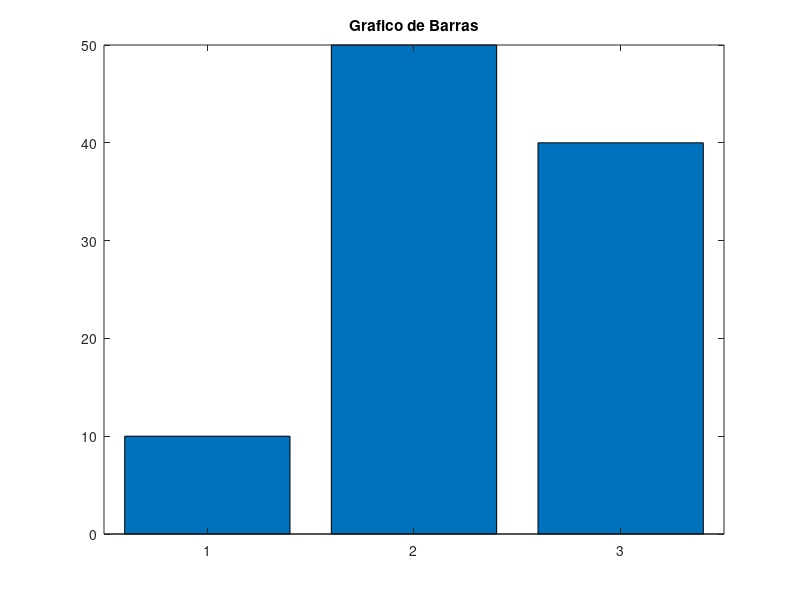

Write the MATLAB code that produced this figure.
clc;
clear all;
close all;


%% Logica Switch

disp('1 - Material Classe A');
disp('2 - Material Classe B');
disp('3 - Material Classe C');

var =input ('Selecione a opcao desejava ');

A = 2;
B = 5;

switch var

  case 1
    disp('Material Classe A');
    x = A + B
  case 2
    disp('Material classe B');
    x = A ^ B
  case 3
    disp('Material classe C');
    x = A * B
  otherwise
    disp('Material Invalido !')
    x = A / B

endswitch


%% Switch com grafico

x = [10 50 40];
plot = 'bar';

switch plot

      case 'bar'
      bar(x)
      title('Grafico de Barras');

      case 'pizza'
      pie3(x)
      title('Grafico de Pizza');

    otherwise
      warning('Nenhum plot criado , Tipo Invalido ! ')


endswitch










